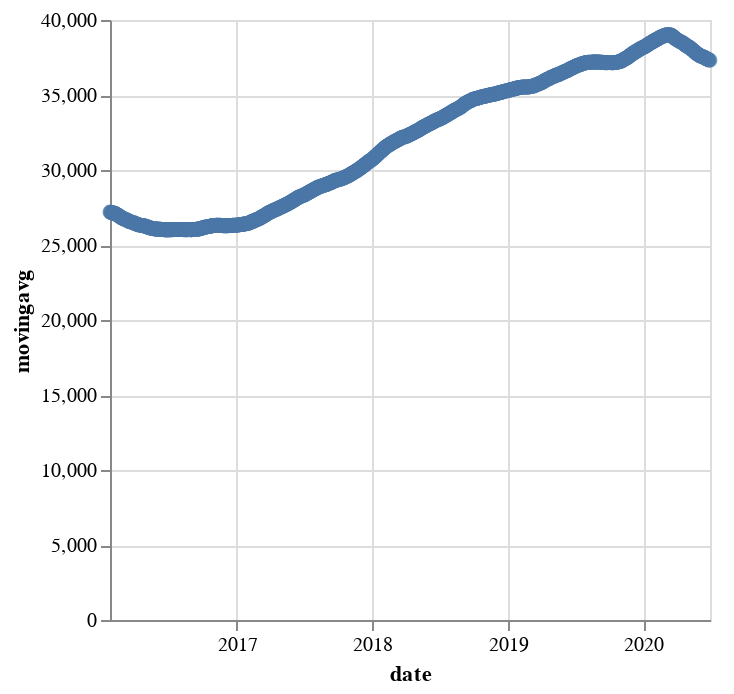

Write notebook code for a chart like this one.
### Code cell
alt.Chart(altdata_fiftytwoweek).mark_point().encode(
    x='date',
    y='movingavg'
)

### Figure 1 — Vega-Lite specification as saved in the notebook (floating-point values rounded to 4 significant figures; data arrays with more than 128 entries replaced by an {"elided": "..."} marker saying what was removed)
{"config": {"view": {"continuousWidth": 300, "continuousHeight": 300}}, "data": {"name": "data-e799b607ed8186914861e9e9972a1876"}, "mark": {"type": "point"}, "encoding": {"x": {"field": "date", "type": "temporal"}, "y": {"field": "movingavg", "type": "quantitative"}}, "$schema": "https://vega.github.io/schema/vega-lite/v5.16.3.json", "datasets": {"data-e799b607ed8186914861e9e9972a1876": {"elided": "1085 records"}}}
